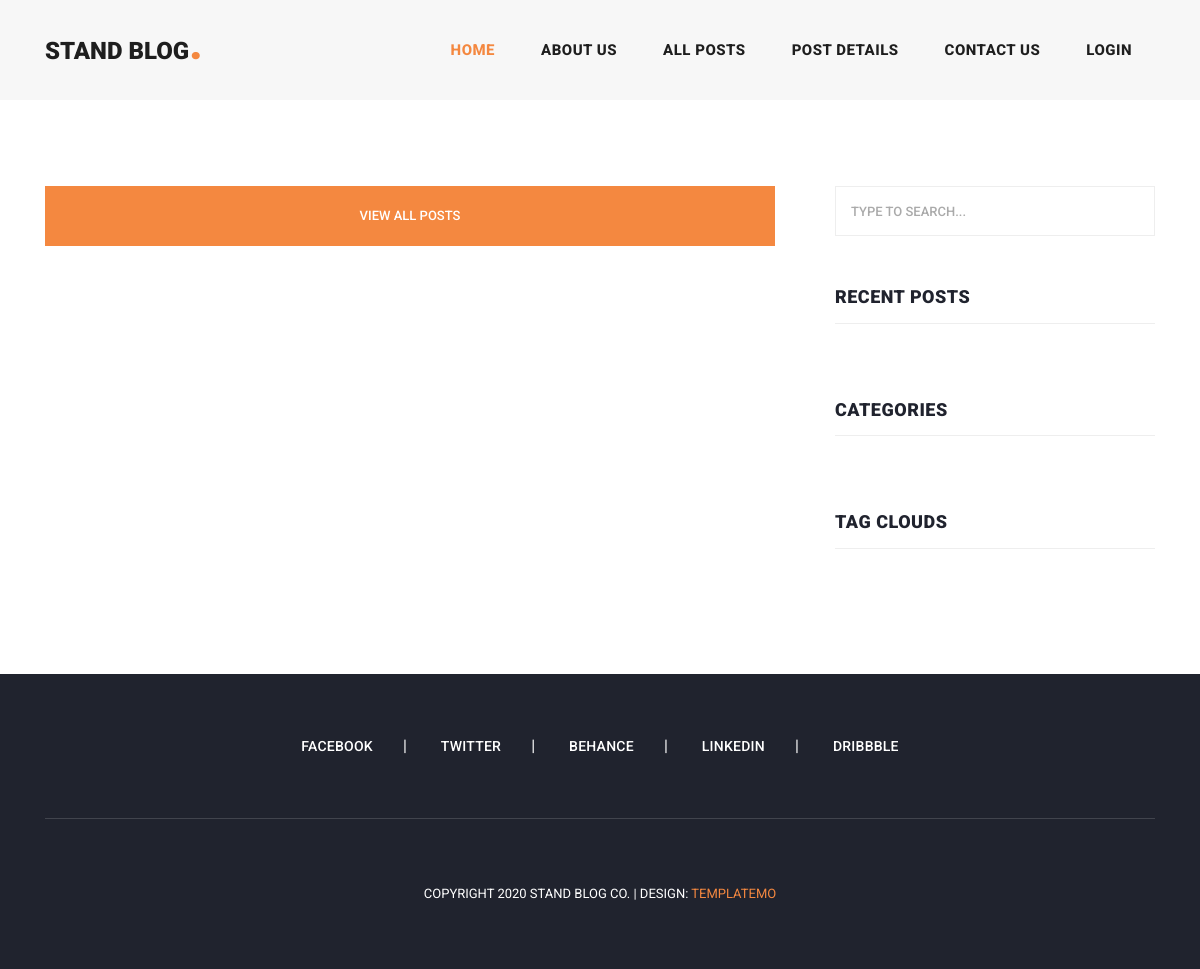
The app's page /, older data.
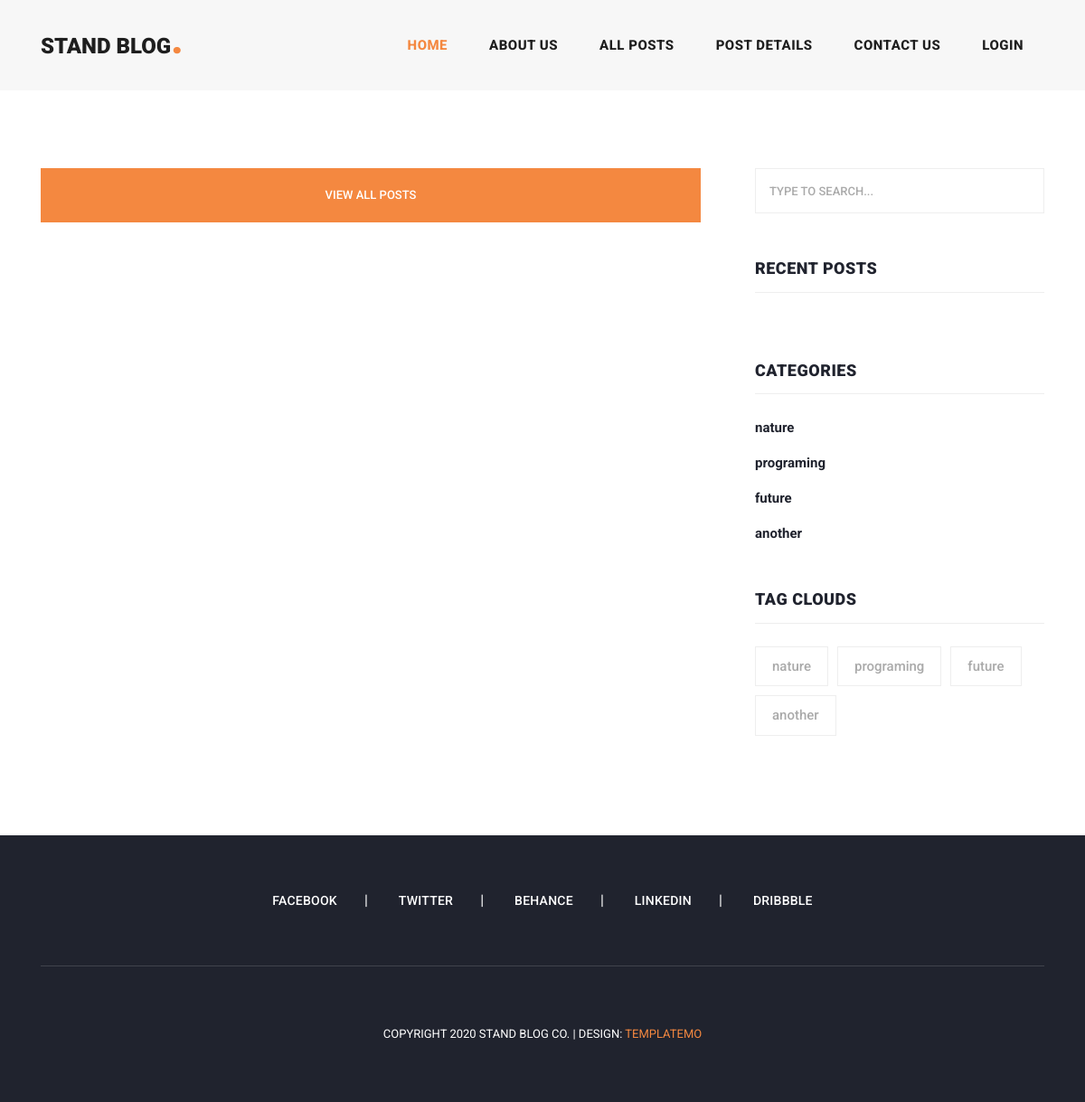
The same page, newer data.
### blog_app/models.py (models this page shows, shortened)
class Category(models.Model):
    name = models.CharField(max_length=50)
    slug = models.SlugField()
    def get_absolute_url(self):
        return reverse('blog_app:category_details', kwargs={'slug': self.slug})

### main_app/views.py (the view)
# urls.py: path('',views.index, name='index')
def index(request):
    articles = Article.objects.all()
    recent_articles = Article.objects.all().order_by('-pub_date')[:3]
    return render(request, 'main_app/index.html', context={'article': articles})

### context_processors/context_processors.py (called while the page is built)
def recent_posts(request):
    posts = Article.objects.order_by('-pub_date')[:3]
    return {'recent_art': posts}

def categories_list(request):
    categories = Category.objects.all()
    return {'categories': categories}

### main_app/templates/main_app/index.html (shortened to what this page needs)
{% extends 'base.html' %}
{% load static %}
{% block content %}
    {% include 'main_app/django_head_article_templates.html' %}
    <section class="blog-posts">
        <div class="container">
            <div class="row">
                <div class="col-lg-8">
                    <div class="all-blog-posts">
                        <div class="row">
                            <div class="col-lg-12">
                                <div class="main-button">
                                    <a href="{% url 'blog_app:article_list' %}">View All Posts</a>
                                </div>
                            </div>
                        </div>
                    </div>
                </div>
                <div class="col-lg-4">
                    <div class="sidebar">
                        <div class="row">
                            {% include 'sidebar.html' %}
                        </div>
                    </div>
                </div>
            </div>
        </div>
    </section>
{% endblock %}

### templates/sidebar.html (shortened to what this page needs)
<div class="col-lg-12">
    <div class="sidebar-item search">
        <form id="search_form" name="gs" method="GET" action="{% url 'blog_app:search' %}">
            <input type="text" name="q" class="searchText" placeholder="type to search..."
                   autocomplete="on" value="{% if request.GET.q %}{{ request.GET.q }}{% endif %}" id="search_input">
        </form>
    </div>
</div>
<div class="col-lg-12">
    <div class="sidebar-item recent-posts">
        <div class="sidebar-heading">
            <h2>Recent Posts</h2>
        </div>
    </div>
</div>
<div class="col-lg-12">
    <div class="sidebar-item categories">
        <div class="sidebar-heading">
            <h2>Categories</h2>
        </div>
        <div class="content">
            <ul>
                {% for item in categories %}
                    <li><a href="{{ item.get_absolute_url }}">{{ item.name }}</a></li>
                {% endfor %}
            </ul>
        </div>
    </div>
</div>
<div class="col-lg-12">
    <div class="sidebar-item tags">
        <div class="sidebar-heading">
            <h2>Tag Clouds</h2>
        </div>
        <div class="content">
            <ul>
                {% for i in categories %}
                    <li><a href="{{ i.get_absolute_url }}">{{ i.name }}</a></li>
                {% endfor %}
            </ul>
        </div>
    </div>
</div>

Row changes from the older to the newer data that the page shows:
added Category: name "nature"
added Category: name "programing"
added Category: name "future"
added Category: name "another"
